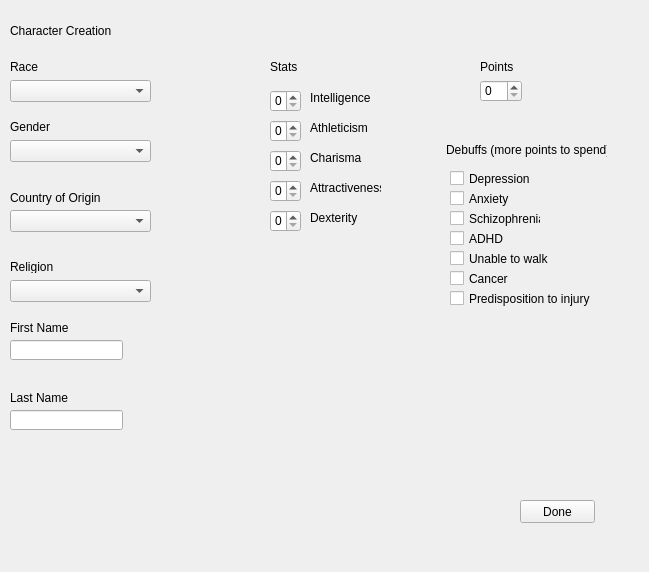
<?xml version="1.0" encoding="UTF-8"?>
<ui version="4.0">
 <class>widget</class>
 <widget class="QWidget" name="widget">
  <property name="geometry">
   <rect>
    <x>0</x>
    <y>0</y>
    <width>649</width>
    <height>572</height>
   </rect>
  </property>
  <property name="windowTitle">
   <string>Form</string>
  </property>
  <widget class="QLabel" name="label">
   <property name="geometry">
    <rect>
     <x>10</x>
     <y>10</y>
     <width>101</width>
     <height>41</height>
    </rect>
   </property>
   <property name="text">
    <string>Character Creation</string>
   </property>
  </widget>
  <widget class="QComboBox" name="Race">
   <property name="geometry">
    <rect>
     <x>10</x>
     <y>80</y>
     <width>141</width>
     <height>22</height>
    </rect>
   </property>
  </widget>
  <widget class="QLabel" name="label_2">
   <property name="geometry">
    <rect>
     <x>10</x>
     <y>60</y>
     <width>47</width>
     <height>13</height>
    </rect>
   </property>
   <property name="text">
    <string>Race</string>
   </property>
  </widget>
  <widget class="QLabel" name="label_3">
   <property name="geometry">
    <rect>
     <x>10</x>
     <y>120</y>
     <width>47</width>
     <height>13</height>
    </rect>
   </property>
   <property name="text">
    <string>Gender</string>
   </property>
  </widget>
  <widget class="QComboBox" name="Gender">
   <property name="geometry">
    <rect>
     <x>10</x>
     <y>140</y>
     <width>141</width>
     <height>22</height>
    </rect>
   </property>
  </widget>
  <widget class="QLabel" name="label_4">
   <property name="geometry">
    <rect>
     <x>270</x>
     <y>60</y>
     <width>47</width>
     <height>13</height>
    </rect>
   </property>
   <property name="text">
    <string>Stats</string>
   </property>
  </widget>
  <widget class="QSpinBox" name="int_2">
   <property name="geometry">
    <rect>
     <x>270</x>
     <y>90</y>
     <width>31</width>
     <height>22</height>
    </rect>
   </property>
   <property name="maximum">
    <number>15</number>
   </property>
  </widget>
  <widget class="QSpinBox" name="ath">
   <property name="geometry">
    <rect>
     <x>270</x>
     <y>120</y>
     <width>31</width>
     <height>22</height>
    </rect>
   </property>
   <property name="maximum">
    <number>15</number>
   </property>
  </widget>
  <widget class="QSpinBox" name="cha">
   <property name="geometry">
    <rect>
     <x>270</x>
     <y>150</y>
     <width>31</width>
     <height>22</height>
    </rect>
   </property>
   <property name="maximum">
    <number>15</number>
   </property>
  </widget>
  <widget class="QSpinBox" name="att">
   <property name="geometry">
    <rect>
     <x>270</x>
     <y>180</y>
     <width>31</width>
     <height>22</height>
    </rect>
   </property>
   <property name="maximum">
    <number>15</number>
   </property>
  </widget>
  <widget class="QSpinBox" name="dex">
   <property name="geometry">
    <rect>
     <x>270</x>
     <y>210</y>
     <width>31</width>
     <height>22</height>
    </rect>
   </property>
   <property name="maximum">
    <number>15</number>
   </property>
  </widget>
  <widget class="QLabel" name="label_5">
   <property name="geometry">
    <rect>
     <x>310</x>
     <y>90</y>
     <width>61</width>
     <height>16</height>
    </rect>
   </property>
   <property name="text">
    <string>Intelligence</string>
   </property>
  </widget>
  <widget class="QLabel" name="label_6">
   <property name="geometry">
    <rect>
     <x>310</x>
     <y>120</y>
     <width>61</width>
     <height>16</height>
    </rect>
   </property>
   <property name="text">
    <string>Athleticism</string>
   </property>
  </widget>
  <widget class="QLabel" name="label_7">
   <property name="geometry">
    <rect>
     <x>310</x>
     <y>150</y>
     <width>61</width>
     <height>16</height>
    </rect>
   </property>
   <property name="text">
    <string>Charisma</string>
   </property>
  </widget>
  <widget class="QLabel" name="label_8">
   <property name="geometry">
    <rect>
     <x>310</x>
     <y>180</y>
     <width>71</width>
     <height>16</height>
    </rect>
   </property>
   <property name="text">
    <string>Attractiveness</string>
   </property>
  </widget>
  <widget class="QLabel" name="label_9">
   <property name="geometry">
    <rect>
     <x>310</x>
     <y>210</y>
     <width>61</width>
     <height>16</height>
    </rect>
   </property>
   <property name="text">
    <string>Dexterity</string>
   </property>
  </widget>
  <widget class="QLabel" name="label_10">
   <property name="geometry">
    <rect>
     <x>480</x>
     <y>60</y>
     <width>47</width>
     <height>13</height>
    </rect>
   </property>
   <property name="text">
    <string>Points</string>
   </property>
  </widget>
  <widget class="QSpinBox" name="pts">
   <property name="geometry">
    <rect>
     <x>480</x>
     <y>80</y>
     <width>42</width>
     <height>22</height>
    </rect>
   </property>
  </widget>
  <widget class="QLabel" name="label_11">
   <property name="geometry">
    <rect>
     <x>446</x>
     <y>140</y>
     <width>161</width>
     <height>20</height>
    </rect>
   </property>
   <property name="text">
    <string>Debuffs (more points to spend)</string>
   </property>
  </widget>
  <widget class="QCheckBox" name="depression">
   <property name="geometry">
    <rect>
     <x>450</x>
     <y>170</y>
     <width>81</width>
     <height>17</height>
    </rect>
   </property>
   <property name="text">
    <string>Depression</string>
   </property>
  </widget>
  <widget class="QCheckBox" name="anxiety">
   <property name="geometry">
    <rect>
     <x>450</x>
     <y>190</y>
     <width>81</width>
     <height>17</height>
    </rect>
   </property>
   <property name="text">
    <string>Anxiety</string>
   </property>
  </widget>
  <widget class="QCheckBox" name="schizophrenia">
   <property name="geometry">
    <rect>
     <x>450</x>
     <y>210</y>
     <width>91</width>
     <height>17</height>
    </rect>
   </property>
   <property name="text">
    <string>Schizophrenia</string>
   </property>
  </widget>
  <widget class="QCheckBox" name="adhd">
   <property name="geometry">
    <rect>
     <x>450</x>
     <y>230</y>
     <width>81</width>
     <height>17</height>
    </rect>
   </property>
   <property name="text">
    <string>ADHD</string>
   </property>
  </widget>
  <widget class="QCheckBox" name="uwalk">
   <property name="geometry">
    <rect>
     <x>450</x>
     <y>250</y>
     <width>101</width>
     <height>17</height>
    </rect>
   </property>
   <property name="text">
    <string>Unable to walk</string>
   </property>
  </widget>
  <widget class="QCheckBox" name="cancer">
   <property name="geometry">
    <rect>
     <x>450</x>
     <y>270</y>
     <width>101</width>
     <height>17</height>
    </rect>
   </property>
   <property name="text">
    <string>Cancer</string>
   </property>
  </widget>
  <widget class="QCheckBox" name="pinjury">
   <property name="geometry">
    <rect>
     <x>450</x>
     <y>290</y>
     <width>141</width>
     <height>17</height>
    </rect>
   </property>
   <property name="text">
    <string>Predisposition to injury</string>
   </property>
   <property name="checked">
    <bool>false</bool>
   </property>
  </widget>
  <widget class="QPushButton" name="done">
   <property name="geometry">
    <rect>
     <x>520</x>
     <y>500</y>
     <width>75</width>
     <height>23</height>
    </rect>
   </property>
   <property name="text">
    <string>Done</string>
   </property>
  </widget>
  <widget class="QLabel" name="label_12">
   <property name="geometry">
    <rect>
     <x>10</x>
     <y>190</y>
     <width>101</width>
     <height>16</height>
    </rect>
   </property>
   <property name="text">
    <string>Country of Origin</string>
   </property>
  </widget>
  <widget class="QComboBox" name="Co">
   <property name="geometry">
    <rect>
     <x>10</x>
     <y>210</y>
     <width>141</width>
     <height>22</height>
    </rect>
   </property>
  </widget>
  <widget class="QLabel" name="label_13">
   <property name="geometry">
    <rect>
     <x>10</x>
     <y>260</y>
     <width>47</width>
     <height>13</height>
    </rect>
   </property>
   <property name="text">
    <string>Religion</string>
   </property>
  </widget>
  <widget class="QComboBox" name="Religion">
   <property name="geometry">
    <rect>
     <x>10</x>
     <y>280</y>
     <width>141</width>
     <height>22</height>
    </rect>
   </property>
  </widget>
  <widget class="QLineEdit" name="F_Name">
   <property name="geometry">
    <rect>
     <x>10</x>
     <y>340</y>
     <width>113</width>
     <height>20</height>
    </rect>
   </property>
  </widget>
  <widget class="QLabel" name="label_14">
   <property name="geometry">
    <rect>
     <x>10</x>
     <y>320</y>
     <width>61</width>
     <height>16</height>
    </rect>
   </property>
   <property name="text">
    <string>First Name</string>
   </property>
  </widget>
  <widget class="QLabel" name="label_15">
   <property name="geometry">
    <rect>
     <x>10</x>
     <y>390</y>
     <width>71</width>
     <height>16</height>
    </rect>
   </property>
   <property name="text">
    <string>Last Name</string>
   </property>
  </widget>
  <widget class="QLineEdit" name="L_Name">
   <property name="geometry">
    <rect>
     <x>10</x>
     <y>410</y>
     <width>113</width>
     <height>20</height>
    </rect>
   </property>
  </widget>
 </widget>
 <resources/>
 <connections/>
</ui>
